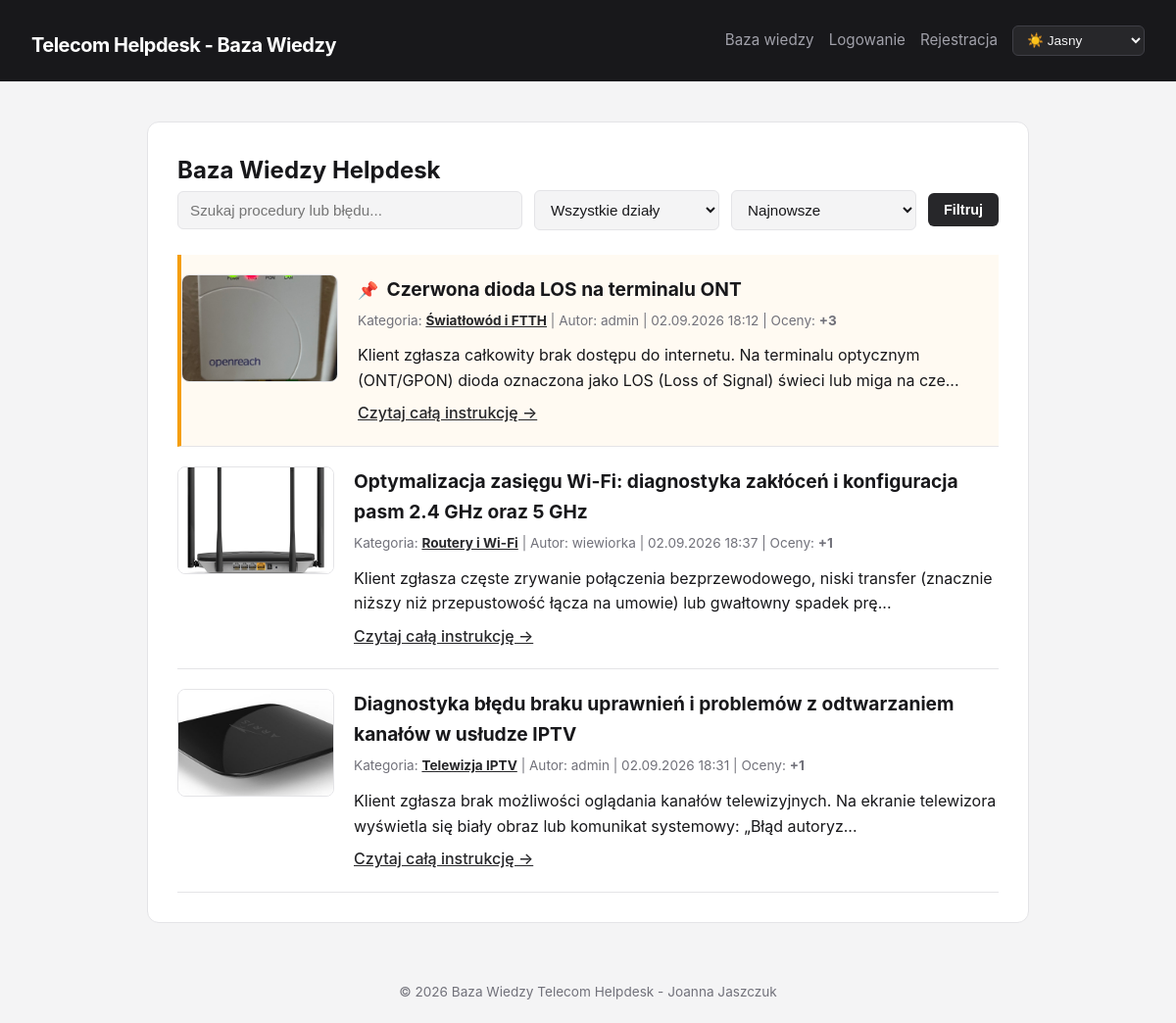
Before: / with the older database file.
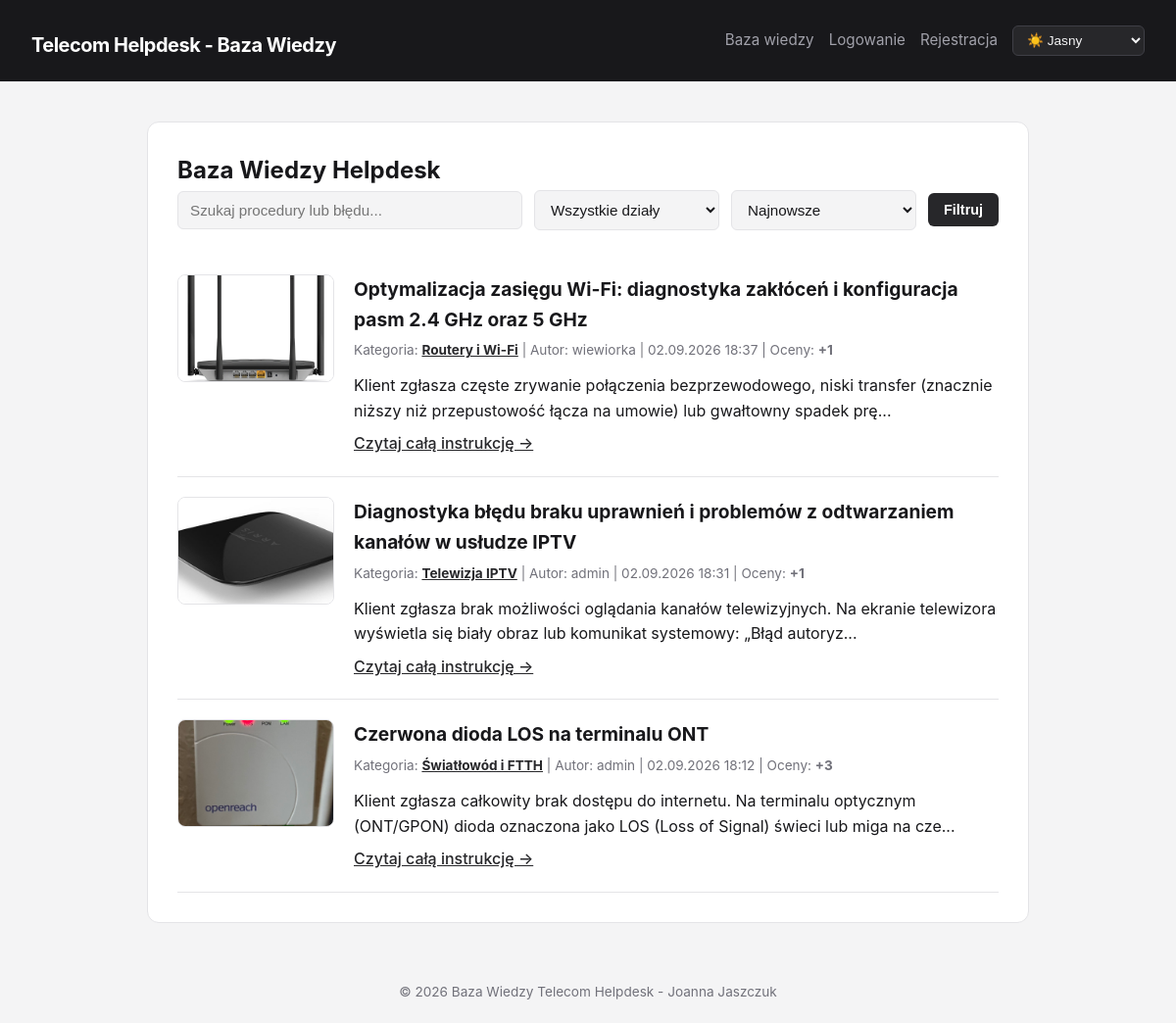
After: the same page with the newer database file.
### tables this page shows
CREATE TABLE `articles` (
  `id` int(11) NOT NULL,
  `title` varchar(255) NOT NULL,
  `content` text NOT NULL,
  `image` varchar(255) DEFAULT NULL,
  `category_id` int(11) NOT NULL,
  `user_id` int(11) NOT NULL,
  `is_pinned` tinyint(1) NOT NULL DEFAULT 0,
  `created_at` timestamp NOT NULL DEFAULT current_timestamp()
);

CREATE TABLE `categories` (
  `id` int(11) NOT NULL,
  `name` varchar(100) NOT NULL,
  `description` text DEFAULT NULL
);

CREATE TABLE `users` (
  `id` int(11) NOT NULL,
  `username` varchar(50) NOT NULL,
  `email` varchar(100) NOT NULL,
  `password` varchar(255) NOT NULL,
  `role` varchar(20) NOT NULL DEFAULT 'user',
  `created_at` timestamp NOT NULL DEFAULT current_timestamp()
);

### index.php (the view, shortened to what this page needs)
<?php
require_once 'includes/db.php';
require_once 'includes/header.php';
$search = trim($_GET['search'] ?? '');
$sort = $_GET['sort'] ?? 'latest';
$page = max(1, (int)($_GET['page'] ?? 1));
$perPage = 5;
$offset = ($page - 1) * $perPage;
$sql = "SELECT a.*, c.name AS category_name, u.username,
               COUNT(r.id) AS upvotes_count
        FROM articles a
        JOIN categories c ON a.category_id = c.id
        JOIN users u ON a.user_id = u.id
        LEFT JOIN ratings r ON a.id = r.article_id
        WHERE 1=1";
$params = [];
$sql .= " GROUP BY a.id";
if ($sort === 'popular') {
    $sql .= " ORDER BY a.is_pinned DESC, upvotes_count DESC, a.created_at DESC";
} else {
    $sql .= " ORDER BY a.is_pinned DESC, a.created_at DESC";
}
$sql .= " LIMIT " . (int)$perPage . " OFFSET " . (int)$offset;
$stmt = $pdo->prepare($sql);
$stmt->execute($params);
$articles = $stmt->fetchAll();
?>
<h2>Baza Wiedzy Helpdesk</h2>
<form method="GET" action="index.php" class="filters-form">
    <input type="text" name="search" placeholder="Szukaj procedury lub błędu..." value="<?= htmlspecialchars($search) ?>">
    <select name="cat">
        <option value="0">Wszystkie działy</option>
    </select>
    <select name="sort">
        <option value="latest" <?= $sort === 'latest' ? 'selected' : '' ?>>Najnowsze</option>
    </select>
    <button type="submit">Filtruj</button>
</form>
<div class="articles-list">
    <?php if (empty($articles)): ?>
        <p>Brak artykułów spełniających kryteria.</p>
    <?php else: ?>
        <?php foreach ($articles as $art): ?>
            <article class="article-card" style="<?= !empty($art['is_pinned']) ? 'border-left: 4px solid #f59e0b; background: rgba(245, 158, 11, 0.05);' : '' ?>">
                <?php if (!empty($art['image']) && file_exists('uploads/' . $art['image'])): ?>
                    <div class="article-thumbnail">
                        <a href="article.php?id=<?= $art['id'] ?>">
                            <img src="uploads/<?= htmlspecialchars($art['image']) ?>" alt="<?= htmlspecialchars($art['title']) ?>">
                        </a>
                    </div>
                <?php endif; ?>
                <div class="article-body">
                    <h3>
                        <?php if (!empty($art['is_pinned'])): ?>
                            <span style="color: #f59e0b; font-size: 0.9em; margin-right: 4px;" title="Przypięty artykuł">📌</span>
                        <?php endif; ?>
                        <a href="article.php?id=<?= $art['id'] ?>"><?= htmlspecialchars($art['title']) ?></a>
                    </h3>
                    <p class="article-meta">
                        Kategoria:
                        <a href="index.php?cat=<?= $art['category_id'] ?>"><strong><?= htmlspecialchars($art['category_name']) ?></strong></a>
                        | Autor: <?= htmlspecialchars($art['username']) ?>
                        | <?= date('d.m.Y H:i', strtotime($art['created_at'])) ?>
                        | Oceny: <strong>+<?= (int)$art['upvotes_count'] ?></strong>
                    </p>
                    <p><?= htmlspecialchars(mb_substr($art['content'], 0, 150)) ?>...</p>
                    <a href="article.php?id=<?= $art['id'] ?>" class="read-more">Czytaj całą instrukcję &rarr;</a>
                </div>
            </article>
        <?php endforeach; ?>
    <?php endif; ?>
</div>
<?php require_once 'includes/footer.php'; ?>

### includes/header.php (shortened to what this page needs)
<!DOCTYPE html>
<html lang="pl">
<head>
    <link rel="stylesheet" href="assets/css/style.css">
</head>
<body>
    <header class="main-header">
        <div class="logo">
            <h1><a href="index.php">Telecom Helpdesk - Baza Wiedzy</a></h1>
        </div>
        <nav class="nav-links">
            <a href="index.php">Baza wiedzy</a>
            <?php if (isset($_SESSION['user_id'])): ?>
                <a href="add_article.php">Dodaj artykuł</a>
                <span class="user-badge">Konsultant: <strong><?= htmlspecialchars($_SESSION['username']) ?></strong></span>
                <a href="logout.php" class="btn-logout">Wyloguj</a>
            <?php else: ?>
                <a href="login.php">Logowanie</a>
                <a href="register.php">Rejestracja</a>
            <?php endif; ?>
            <select id="theme-switch" class="theme-selector">
                <option value="light">☀️ Jasny</option>
            </select>
        </nav>
    </header>
    <main class="container">

### includes/footer.php (shortened to what this page needs)
</main>
    <footer class="main-footer">
        <p>&copy; <?= date('Y') ?> Baza Wiedzy Telecom Helpdesk - Joanna Jaszczuk</p>
    </footer>
</body>
</html>

### assets/css/style.css (style rules this page uses)
:root, [data-theme="light"] { --bg-main: #f4f4f5; --bg-card: #ffffff; --bg-header: #18181b; --text-main: #18181b; --text-muted: #71717a; --border-color: #e4e4e7; --accent: #27272a; --accent-hover: #3f3f46; --accent-text: #ffffff; }
* { box-sizing: border-box; margin: 0; padding: 0; }
body, .container, .main-header, .article-card, button, input, select, textarea { transition: background-color 0.25s ease, color 0.25s ease, border-color 0.25s ease; }
body { font-family: -apple-system, BlinkMacSystemFont, "Segoe UI", Roboto, sans-serif; background-color: var(--bg-main); color: var(--text-main); line-height: 1.6; min-height: 100vh; display: flex; flex-direction: column; }
.main-header { background-color: var(--bg-header); color: #ffffff; padding: 1rem 2rem; display: flex; justify-content: space-between; align-items: center; border-bottom: 1px solid var(--border-color); }
.main-header .logo h1 a { color: #ffffff; text-decoration: none; font-size: 1.25rem; font-weight: 700; letter-spacing: -0.5px; }
.nav-links { display: flex; align-items: center; gap: 15px; }
.nav-links a { color: #a1a1aa; text-decoration: none; font-size: 0.95rem; }
select.theme-selector { background-color: #27272a; color: #f4f4f5; border: 1px solid #3f3f46; padding: 6px 10px; border-radius: 6px; font-size: 0.85rem; cursor: pointer; width: auto; margin-top: 0; }
select.theme-selector option { background-color: #18181b; color: #f4f4f5; }
.container { max-width: 900px; width: 100%; margin: 40px auto; padding: 30px; background: var(--bg-card); border-radius: 12px; border: 1px solid var(--border-color); flex: 1; }
input[type="text"], input[type="email"], input[type="password"], select, textarea { width: 100%; padding: 10px 12px; margin-top: 6px; border: 1px solid var(--border-color); border-radius: 6px; background-color: var(--bg-main); color: var(--text-main); font-size: 0.95rem; }
button { background-color: var(--accent); color: var(--accent-text); padding: 9px 16px; border: none; border-radius: 6px; font-weight: 600; font-size: 0.9rem; cursor: pointer; text-decoration: none; display: inline-block; }
a { color: var(--accent); }
.filters-form { display: flex; gap: 12px; align-items: center; flex-wrap: wrap; margin-bottom: 25px; }
.filters-form input[type="text"] { flex: 2; min-width: 200px; margin-top: 0; }
.filters-form select { flex: 1; min-width: 150px; margin-top: 0; }
.article-card { display: flex; gap: 20px; align-items: flex-start; padding: 20px 0; border-bottom: 1px solid var(--border-color); }
.article-thumbnail { flex-shrink: 0; width: 160px; height: 110px; border-radius: 8px; overflow: hidden; border: 1px solid var(--border-color); }
.article-thumbnail img { width: 100%; height: 100%; object-fit: cover; display: block; }
.article-body { flex: 1; }
.article-body h3 a { color: var(--text-main); text-decoration: none; font-size: 1.2rem; }
.article-meta { font-size: 0.85rem; color: var(--text-muted); margin: 6px 0 12px 0; }
.read-more { display: inline-block; margin-top: 8px; font-weight: 500; }
.main-footer { text-align: center; padding: 20px; color: var(--text-muted); font-size: 0.85rem; }

Changed rows visible on the page:
changed articles "Czerwona dioda LOS na terminalu ONT": no longer shows "📌"; moves down the list
